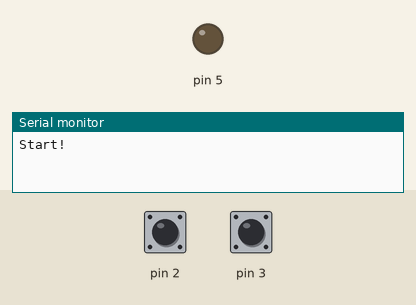
Recording of a sketch running on a simulated Arduino Uno, built with avr-gcc and run on an emulated ATmega328P. Shown: output pins drawn as LEDs (lit = HIGH), the last lines printed to the serial monitor. Dashed ring = blinking. Inputs (shaded band) come from the test bench; at power-on: pin 3 HIGH, pin 2 HIGH.

Above: at 1.2 s.
1.3 s: pin 3 pulled LOW for 0.15 s
2.9 s: pin 3 pulled LOW for 1 s
At 3.9 s:
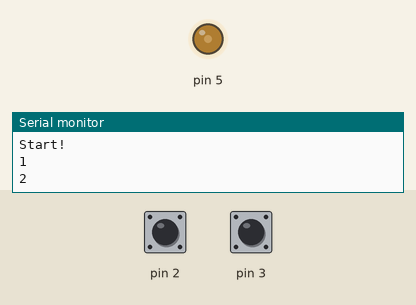
6.9 s: pin 2 pulled LOW for 0.15 s
8.5 s: pin 2 pulled LOW for 1 s
At 8.9 s:
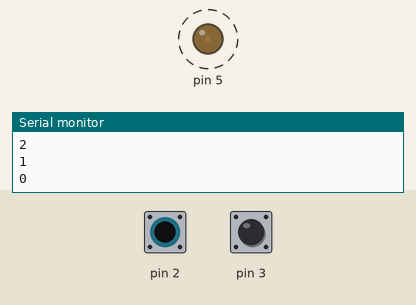
Timing chart, 0 to 13.0 s (numbered marks = the images above; inputs shaded):
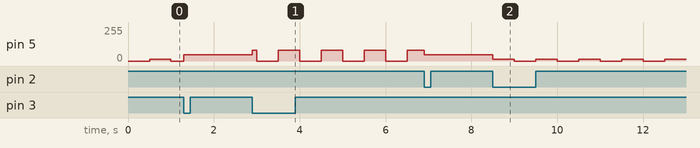

Measured:
- after the input at 2.9 s, pin 5: 46/255 → 81/255 at once, then repeats every 1.0 s: 0/255 0.50 s, 81/255 0.50 s
- after the input at 8.5 s, pin 5: alternates 12/255 for 0.50 s and 0/255 for 0.50 s, starting at once

The sketch:

Ibo.ino
```cpp
#include "Config.h"

bool weiss = 0; //weiß ist nicht schwarz
bool schwarz = 0;

bool lastSchwarz = 0;
bool lastWeiss = 0; //blubb

Condition condition;

void setup() {
  pinMode(SCHWARZ, INPUT_PULLUP);
  pinMode(LED, OUTPUT);
  pinMode(WEISS, INPUT_PULLUP);
  pinMode(POTI, INPUT);
  Serial.begin(115200);
  Serial.println("Start!");
}

void loop() {
  weiss = !digitalRead(WEISS);
  schwarz = !digitalRead(SCHWARZ);
  if (weiss && !lastWeiss) condition.decreaseState();
  if (schwarz && !lastSchwarz) condition.increaseState();
  if(millis() % 1000 >= 500 || condition.getState() % 2 == 1)  analogWrite(LED, map(condition.getState(), 0, RANGE, 0.05 * 255, 255));
  else analogWrite(LED, 0);
  lastWeiss = weiss;
  lastSchwarz = schwarz;

  // Serial.println(String(weiss) + "   " + String(schwarz));
}
```

Utilitiy.cpp
```cpp
#include "Utility.h"

Condition::Condition() {}

void Condition::setState(int s) {
  if (millis() - timer >= 400) {
    s = constrain(s, 0, RANGE);
    if (s != state) {
      timer = millis();
      state = s;
      Serial.println(state);
    }
  }
}

int Condition::getState() {
  return state;
}

void Condition::increaseState() {
  setState(state + 1);
  //Serial.println("in");
}

void Condition::decreaseState() {
  setState(state - 1);
  //Serial.println("de");
}
```
